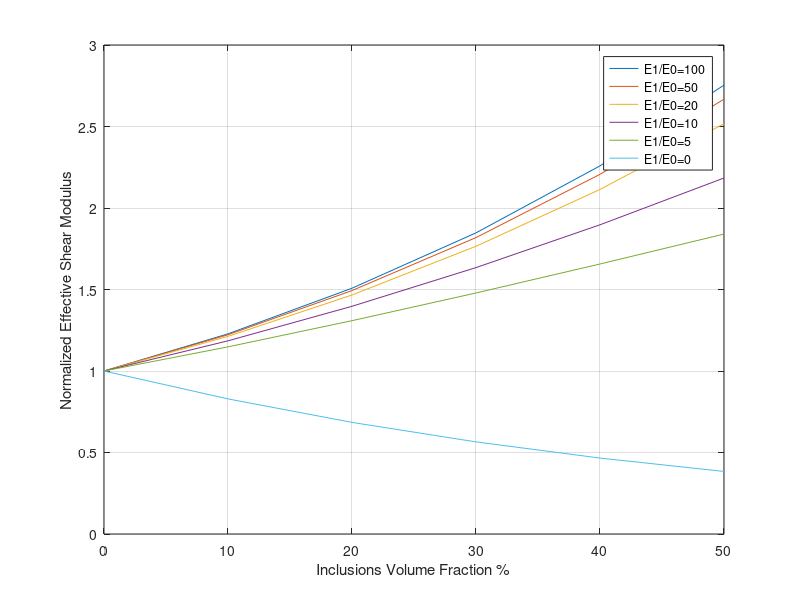
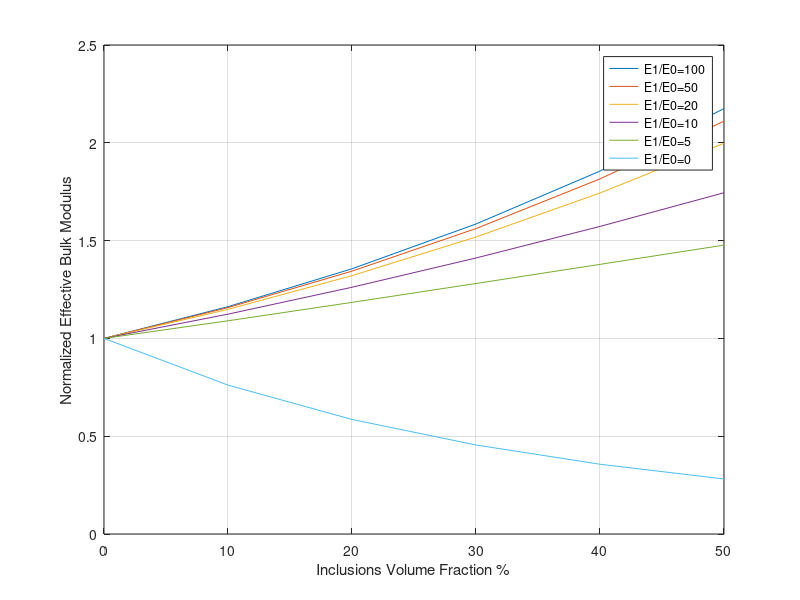

The MATLAB script that drew these images, in order:
clc;
clear;
close all;

%% 
%Spherical inclusions: Aspect ratio = 1
%Volume fractions of inclusion nu1: 10%, 20%, 30%, 40%, 50%
%Stiffness contrast E1/E0: 100, 50, 20, 10, 5, 0

%Matrix Properties
E_0 = 3.42e9;                       %Young's modulus of matrix [Pa]
nu_0 = 0.32;                        %Poisson's ratio of matrix

G_0 = E_0 / (2*(1+nu_0));
K_0 = E_0 / (3*(1-2*nu_0));

%Reinforcement Properties
nu_1 = 0.21;                        %Poisson's ratio of inclusion
v_1 = linspace(0, 0.5, 6);          %inclusion volume fraction
SC = [100, 50, 25, 10, 5, 0];       %stiffness constrast

del_v1 = 0.001;

A = length(SC);
B = length(v_1);

E_1 = zeros(A , 1);
G_1 = zeros(A , 1);
K_1 = zeros(A , 1);
G_hom_ratio = zeros(A , B);
K_hom_ratio = zeros(A , B);

for i = 1 : A
    E_1(i) = SC(i)*E_0;
    G_1(i) = E_1(i) / (2*(1+nu_1));
    K_1(i) = E_1(i) / (3*(1-2*nu_1));
    
    for j = 1 : B
        v_1(j);
        N = round(v_1(j) / del_v1);
        K_hom = zeros(N , 1);
        G_hom = zeros(N , 1);
        K_hom(1) = K_0;
        G_hom(1) = G_0;
        K_S = zeros(N , 1);
        G_S = zeros(N , 1);
        for k = 2 : N
            %Eshelby's tensor volumetric and deviatoric parts:
            K_S(k-1) = K_hom(k-1) / (3*K_hom(k-1) + 4*G_hom(k-1));
            G_S(k-1) = (3/5) * (K_hom(k-1) + 2*G_hom(k-1)) / (3*K_hom(k-1) + 4*G_hom(k-1));
            K_frac = (1 - del_v1) * (1 + 3*K_S(k-1)*( (K_1(i)/K_hom(k-1)) - 1 ));
            G_frac = (1 - del_v1) * (1 + 2*G_S(k-1)*( (G_1(i)/G_hom(k-1)) - 1 ));
            K_hom(k) = K_hom(k-1) * ( ( del_v1 * (K_1(i) / K_hom(k-1)) + K_frac ) / ( del_v1 + K_frac ) );
            G_hom(k) = G_hom(k-1) * ( ( del_v1 * (G_1(i) / G_hom(k-1)) + G_frac ) / ( del_v1 + G_frac ) );
        end
        if N == 0
            K_hom_ratio(j,i) = 1;
            G_hom_ratio(j,i) = 1;
        else
            K_hom_ratio(j,i) = K_hom(N) / K_0;
            G_hom_ratio(j,i) = G_hom(N) / G_0;
        end
    end
end

%Plotting the results

figure(1)
plot(v_1*100,G_hom_ratio)
xlabel('Inclusions Volume Fraction %')
ylabel('Normalized Effective Shear Modulus')
legend({'E1/E0=100','E1/E0=50','E1/E0=20','E1/E0=10','E1/E0=5','E1/E0=0'})
grid on

figure(2)
plot(v_1*100,K_hom_ratio)
xlabel('Inclusions Volume Fraction %')
ylabel('Normalized Effective Bulk Modulus')
legend({'E1/E0=100','E1/E0=50','E1/E0=20','E1/E0=10','E1/E0=5','E1/E0=0'})
grid on